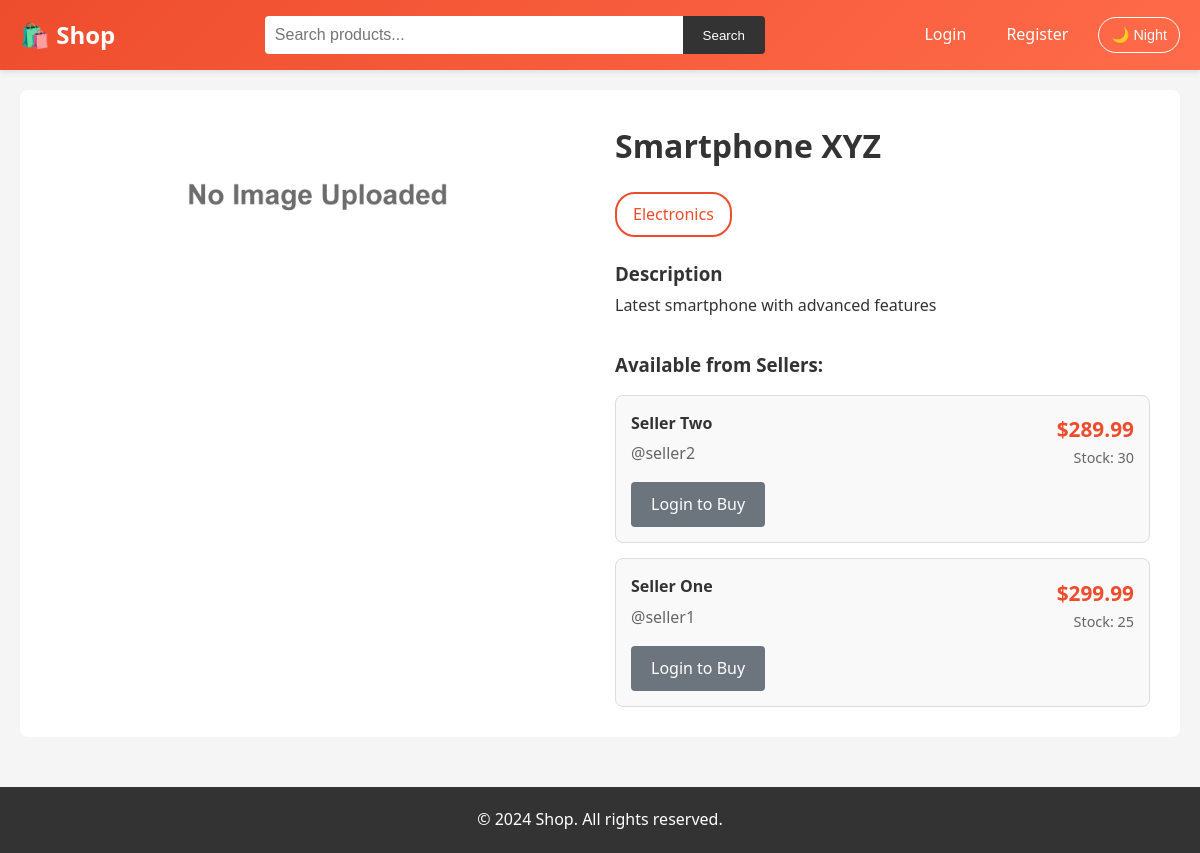
The app's page /product.php?id=1, older data.
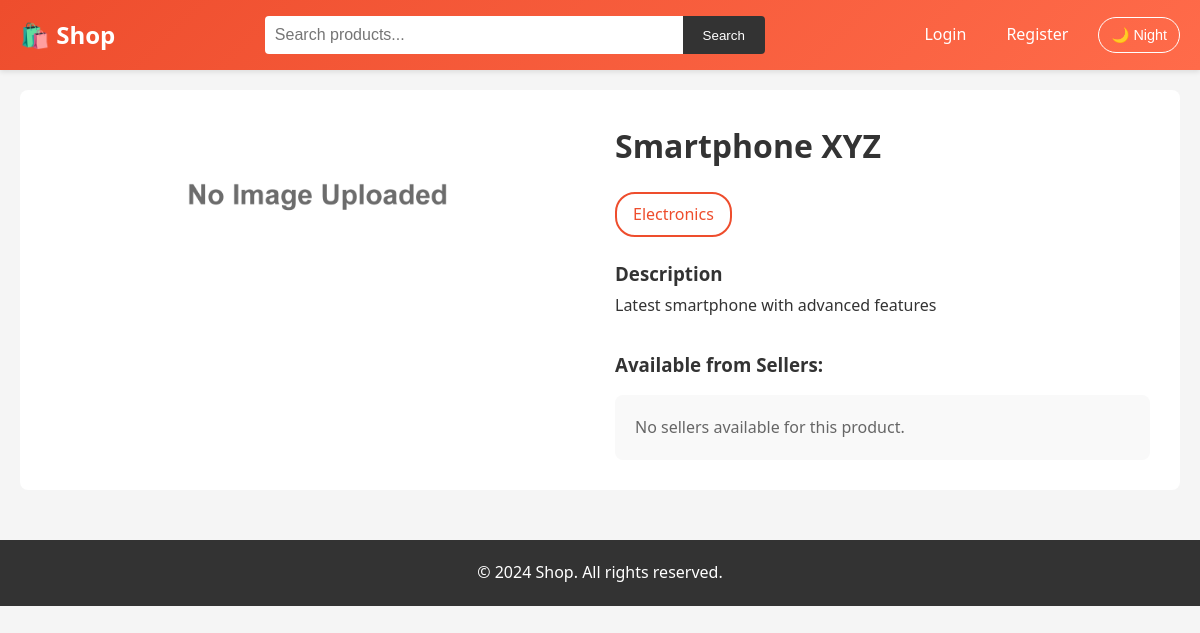
The same page, newer data.
### tables this page shows
CREATE TABLE IF NOT EXISTS products (
    id INT AUTO_INCREMENT PRIMARY KEY,
    name VARCHAR(200) NOT NULL,
    description TEXT,
    price DECIMAL(10, 2) NOT NULL,
    stock INT DEFAULT 0,
    image VARCHAR(255),
    created_at TIMESTAMP DEFAULT CURRENT_TIMESTAMP
);

CREATE TABLE IF NOT EXISTS categories (
    id INT AUTO_INCREMENT PRIMARY KEY,
    name VARCHAR(100) NOT NULL,
    description TEXT,
    created_at TIMESTAMP DEFAULT CURRENT_TIMESTAMP
);

CREATE TABLE IF NOT EXISTS product_sellers (
    product_id INT NOT NULL,
    seller_id INT NOT NULL,
    seller_price DECIMAL(10, 2),
    seller_stock INT DEFAULT 0,
    PRIMARY KEY (product_id, seller_id),
    FOREIGN KEY (product_id) REFERENCES products(id) ON DELETE CASCADE,
    FOREIGN KEY (seller_id) REFERENCES users(id) ON DELETE CASCADE
);

CREATE TABLE IF NOT EXISTS users (
    id INT AUTO_INCREMENT PRIMARY KEY,
    username VARCHAR(50) UNIQUE NOT NULL,
    email VARCHAR(100) UNIQUE NOT NULL,
    password VARCHAR(255) NOT NULL,
    full_name VARCHAR(100) NOT NULL,
    phone VARCHAR(20),
    address TEXT,
    role ENUM('customer', 'seller', 'admin') DEFAULT 'customer',
    created_at TIMESTAMP DEFAULT CURRENT_TIMESTAMP
);

### includes/functions.php (called while the page is built, shortened)
<?php
function isLoggedIn() {
    return isset($_SESSION['user_id']);
}
function formatPrice($price) {
    return '$' . number_format($price, 2);
}
function getProductSellers($product_id) {
    $conn = getDB();
    $stmt = $conn->prepare("SELECT ps.*, u.username, u.full_name
                            FROM product_sellers ps
                            INNER JOIN users u ON ps.seller_id = u.id
                            WHERE ps.product_id = ?
                            ORDER BY ps.seller_price ASC");
    $stmt->bind_param("i", $product_id);
    $stmt->execute();
    return $stmt->get_result();
}
?>

### product.php (the view, shortened to what this page needs)
<?php
require_once 'includes/functions.php';
$product_id = (int)$_GET['id'];
$conn = getDB();
$stmt = $conn->prepare("SELECT * FROM products WHERE id = ?");
$stmt->bind_param("i", $product_id);
$stmt->execute();
$product = $stmt->get_result()->fetch_assoc();
$product_sellers = getProductSellers($product_id);
$stmt = $conn->prepare("SELECT c.name FROM categories c
                        INNER JOIN product_categories pc ON c.id = pc.category_id
                        WHERE pc.product_id = ?");
$stmt->bind_param("i", $product_id);
$stmt->execute();
$product_categories = $stmt->get_result();
include 'includes/header.php';
?>
<div class="product-detail">
    <div>
        <img src="<?php echo $product['image'] ? htmlspecialchars($product['image']) : 'images/not_found.jpg'; ?>"
             alt="<?php echo htmlspecialchars($product['name']); ?>"
             class="product-detail-image"
             onerror="this.src='images/not_found.jpg'">
    </div>
    <div class="product-detail-info">
        <h1><?php echo htmlspecialchars($product['name']); ?></h1>
        <div class="categories" style="margin: 15px 0;">
            <?php while ($cat = $product_categories->fetch_assoc()): ?>
                <span class="category-btn"><?php echo htmlspecialchars($cat['name']); ?></span>
            <?php endwhile; ?>
        </div>
        <div class="product-description">
            <h3>Description</h3>
            <p><?php echo nl2br(htmlspecialchars($product['description'])); ?></p>
        </div>
        <h3 style="margin-top: 30px; margin-bottom: 15px;">Available from Sellers:</h3>
        <?php if ($product_sellers->num_rows > 0): ?>
            <div style="display: grid; gap: 15px;">
                <?php while ($seller_info = $product_sellers->fetch_assoc()): ?>
                    <div style="background: #f9f9f9; padding: 15px; border-radius: 8px; border: 1px solid #ddd;">
                        <div style="display: flex; justify-content: space-between; align-items: center; flex-wrap: wrap; gap: 10px;">
                            <div>
                                <strong><?php echo htmlspecialchars($seller_info['full_name']); ?></strong>
                                <p style="margin: 5px 0; color: #666;">@<?php echo htmlspecialchars($seller_info['username']); ?></p>
                            </div>
                            <div style="text-align: right;">
                                <div style="font-size: 1.3rem; font-weight: bold; color: #ee4d2d;">
                                    <?php echo formatPrice($seller_info['seller_price'] ?? $product['price']); ?>
                                </div>
                                <div style="color: #666; font-size: 0.9rem;">
                                    Stock: <?php echo $seller_info['seller_stock'] ?? $seller_info['stock'] ?? 0; ?>
                                </div>
                            </div>
                        </div>
                        <?php if (isLoggedIn() && ($seller_info['seller_stock'] ?? 0) > 0): ?>
                            <form action="api/add_to_cart.php" method="POST" style="margin-top: 10px;">
                                <input type="hidden" name="product_id" value="<?php echo $product['id']; ?>">
                                <input type="hidden" name="seller_id" value="<?php echo $seller_info['seller_id']; ?>">
                                <div style="display: flex; gap: 10px; align-items: center;">
                                    <label>Quantity:</label>
                                    <input type="number" name="quantity" value="1"
                                           min="1" max="<?php echo $seller_info['seller_stock'] ?? 0; ?>"
                                           style="width: 80px; padding: 5px;">
                                    <button type="submit" class="btn btn-primary">Add to Cart</button>
                                </div>
                            </form>
                        <?php elseif (!isLoggedIn()): ?>
                            <a href="login.php" class="btn btn-secondary" style="margin-top: 10px;">Login to Buy</a>
                        <?php else: ?>
                            <p style="color: red; margin-top: 10px;">Out of Stock</p>
                        <?php endif; ?>
                    </div>
                <?php endwhile; ?>
            </div>
        <?php else: ?>
            <p style="color: #666; padding: 20px; background: #f9f9f9; border-radius: 8px;">
                No sellers available for this product.
            </p>
        <?php endif; ?>
    </div>
</div>
<?php include 'includes/footer.php'; ?>

### includes/header.php (shortened to what this page needs)
<?php
require_once __DIR__ . '/functions.php';
$cart_count = isLoggedIn() ? getUserCartCount($_SESSION['user_id']) : 0;
$base_url = isset($base_url) ? $base_url : '';
?>
<!DOCTYPE html>
<html lang="en">
<head>
    <link rel="stylesheet" href="<?php echo $base_url; ?>css/style.css">
</head>
<body>
    <?php if (empty($hide_nav)): ?>
    <nav class="navbar">
        <div class="container">
            <div class="nav-brand">
                <a href="<?php echo $base_url; ?>index.php">🛍️ Shop</a>
            </div>
            <div class="nav-search">
                <form action="<?php echo $base_url; ?>index.php" method="GET">
                    <input type="text" name="search" placeholder="Search products..." value="<?php echo isset($_GET['search']) ? htmlspecialchars($_GET['search']) : ''; ?>">
                    <button type="submit">Search</button>
                </form>
            </div>
            <div class="nav-menu">
                <?php if (isLoggedIn()): ?>
                    <?php if (isAdmin()): ?>
                        <a href="<?php echo $base_url; ?>admin/index.php">Admin</a>
                    <?php endif; ?>
                    <?php if (isSeller()): ?>
                        <a href="<?php echo $base_url; ?>seller/index.php">Seller</a>
                    <?php endif; ?>
                    <a href="<?php echo $base_url; ?>cart.php">Cart (<?php echo $cart_count; ?>)</a>
                    <a href="<?php echo $base_url; ?>dashboard.php">Dashboard</a>
                    <a href="<?php echo $base_url; ?>profile.php">Profile</a>
                    <a href="<?php echo $base_url; ?>logout.php">Logout (<?php echo htmlspecialchars($_SESSION['username']); ?>)</a>
                <?php else: ?>
                    <a href="<?php echo $base_url; ?>login.php">Login</a>
                    <a href="<?php echo $base_url; ?>register.php">Register</a>
                <?php endif; ?>
                <button type="button" id="theme-toggle" class="theme-toggle">🌙 Night</button>
            </div>
        </div>
    </nav>
    <?php endif; ?>
    <main class="container">

### includes/footer.php (shortened to what this page needs)
</main>
    <footer class="footer">
        <div class="container">
            <p>&copy; 2024 Shop. All rights reserved.</p>
        </div>
    </footer>
</body>
</html>

### css/style.css (style rules this page uses)
* { margin: 0; padding: 0; box-sizing: border-box; }
body { font-family: "Segoe UI", Tahoma, Geneva, Verdana, sans-serif; line-height: 1.6; color: #333; background-color: #f5f5f5; }
.container { max-width: 1200px; margin: 0 auto; padding: 0 20px; }
.navbar { background: linear-gradient(135deg, #ee4d2d, #ff6b4a); color: white; padding: 1rem 0; box-shadow: 0 2px 5px rgba(0, 0, 0, 0.1); }
.navbar .container { display: flex; justify-content: space-between; align-items: center; flex-wrap: wrap; }
.nav-brand a { color: white; text-decoration: none; font-size: 1.5rem; font-weight: bold; }
.nav-search { flex: 1; max-width: 500px; margin: 0 20px; }
.nav-search form { display: flex; }
.nav-search input { flex: 1; padding: 10px; border: none; border-radius: 4px 0 0 4px; font-size: 1rem; }
.nav-search button { padding: 10px 20px; background: #333; color: white; border: none; border-radius: 0 4px 4px 0; cursor: pointer; }
.nav-menu { display: flex; gap: 20px; }
.nav-menu a { color: white; text-decoration: none; padding: 5px 10px; border-radius: 4px; transition: background 0.3s; }
.categories { display: flex; gap: 10px; margin: 20px 0; flex-wrap: wrap; }
.category-btn { padding: 8px 16px; background: white; border: 2px solid #ee4d2d; color: #ee4d2d; border-radius: 20px; text-decoration: none; transition: all 0.3s; }
.product-detail { display: grid; grid-template-columns: 1fr 1fr; gap: 30px; background: white; padding: 30px; border-radius: 8px; margin: 20px 0; }
.product-detail-image { width: 100%; border-radius: 8px; }
.product-detail-info h1 { margin-bottom: 20px; color: #333; }
.product-description { margin: 20px 0; line-height: 1.8; }
.footer { background: #333; color: white; text-align: center; padding: 20px 0; margin-top: 50px; }
.theme-toggle { padding: 6px 12px; background: transparent; border: 1px solid #ffffff; border-radius: 20px; color: #ffffff; cursor: pointer; font-size: 0.9rem; }
.btn { padding: 10px 20px; border: none; border-radius: 4px; cursor: pointer; font-size: 1rem; text-decoration: none; display: inline-block; transition: background 0.3s; }
.btn-secondary { background: #6c757d; color: white; }

Row changes from the older to the newer data that the page shows:
removed product_sellers: seller.full_name "Seller Two", seller.username "seller2", seller_price "$289.99", seller_stock "30"
removed product_sellers: seller.full_name "Seller One", seller.username "seller1", seller_price "$299.99", seller_stock "25"
Text that changed along with them:
text now shown: "No sellers available for this product."
